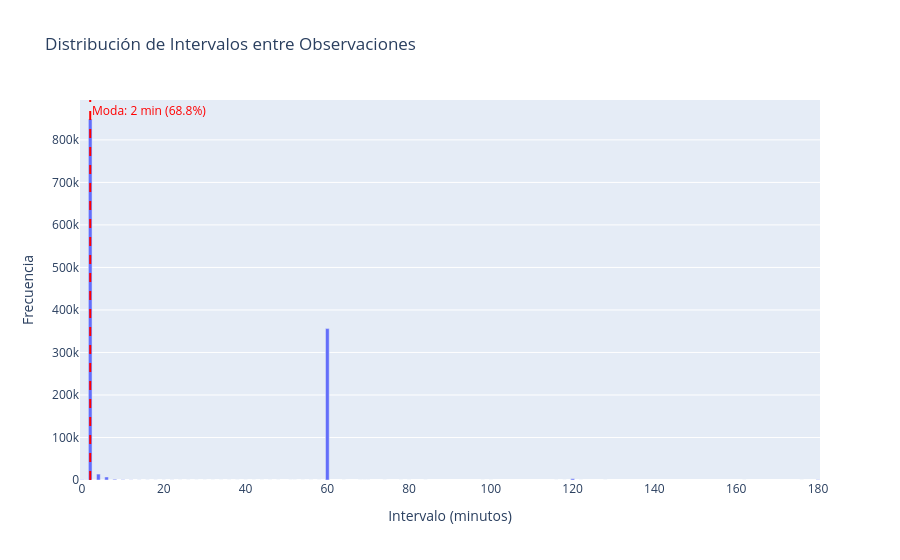

Notebook code cell kept with this figure:
### Markdown cell above
### 📊 Distribución de Intervalos entre Observaciones

Analizamos la distribución estadística de los intervalos entre observaciones
para identificar la frecuencia de medición predominante en el sistema y
detectar comportamientos atípicos.

Una distribución saludable debería mostrar alta concentración alrededor
del intervalo de medición esperado, con poca dispersión. Distribuciones
multimodales o con alta dispersión indican inconsistencias en la
frecuencia de medición.

### Code cell
query_intervalos_dist = f"""
SELECT
    ROUND(i.intervalo_minutos::numeric, 0)      AS intervalo_minutos,
    COUNT(*)                                     AS frecuencia
FROM mv_intervalos i
WHERE i.intervalo_minutos IS NOT NULL
  AND i.intervalo_minutos <= 180
  AND i.intervalo_inicio >= '{PARAMS['fecha_inicio']}'
  AND i.intervalo_inicio <= '{PARAMS['fecha_fin']}'
GROUP BY ROUND(i.intervalo_minutos::numeric, 0)
ORDER BY intervalo_minutos;
"""

df_intervalos_dist = ejecutar_query(query_intervalos_dist, "distribución de intervalos")

if df_intervalos_dist is not None:
    print("📊 DISTRIBUCIÓN DE INTERVALOS ENTRE OBSERVACIONES")
    print(f"   (intervalos <= 180 minutos)")
    print()

    # Estadísticas de la distribución
    total            = df_intervalos_dist['frecuencia'].sum()
    intervalo_modal  = df_intervalos_dist.loc[
        df_intervalos_dist['frecuencia'].idxmax(), 'intervalo_minutos'
    ]
    pct_modal        = df_intervalos_dist['frecuencia'].max() / total * 100

    # Mediana ponderada por frecuencia
    intervalos_expandidos = np.repeat(
        df_intervalos_dist['intervalo_minutos'].values,
        df_intervalos_dist['frecuencia'].astype(int).values
    )
    mediana = np.median(intervalos_expandidos)

    print(f"\n  Total intervalos analizados   : {total:,}")
    print(f"  Moda                          : {intervalo_modal:.0f} minutos ({pct_modal:.1f}% del total)")
    print(f"  Mediana                       : {mediana:.1f} minutos")

    # Distribución acumulada por rangos
    rangos = [
        ( 0,   5,  "0 - 5 min    (posibles duplicados)"),
        ( 5,  15,  "5 - 15 min   (alta frecuencia)"),
        (15,  60,  "15 - 60 min  (frecuencia normal)"),
        (60, 180,  "60 - 180 min (baja frecuencia)"),
    ]

    print(f"\n  DISTRIBUCIÓN POR RANGOS:")
    for r_min, r_max, etiqueta in rangos:
        mask  = (df_intervalos_dist['intervalo_minutos'] >= r_min) & \
                (df_intervalos_dist['intervalo_minutos'] <  r_max)
        count = df_intervalos_dist.loc[mask, 'frecuencia'].sum()
        pct   = count / total * 100 if total > 0 else 0
        print(f"    {etiqueta}: {count:>10,} ({pct:>5.1f}%)")

    # Visualización
    fig = px.bar(
        df_intervalos_dist,
        x='intervalo_minutos',
        y='frecuencia',
        title='Distribución de Intervalos entre Observaciones',
        labels={
            'intervalo_minutos': 'Intervalo (minutos)',
            'frecuencia':        'Frecuencia'
        }
    )

    # Línea vertical para la moda
    fig.add_vline(
        x=intervalo_modal,
        line_dash='dash',
        line_color='red',
        line_width=2,
        annotation_text=f'Moda: {intervalo_modal:.0f} min ({pct_modal:.1f}%)',
        annotation_position='top right',
        annotation_font_color='red'
    )

    fig.update_layout(
        bargap=0.1,
        legend=dict(
            orientation='h',
            yanchor='bottom',
            y=1.02,
            xanchor='right',
            x=1
        )
    )

    fig.show()

### Figure 1 — Plotly figure (JSON) as saved in the notebook; plotly's stock layout.template omitted (floating-point values rounded to 4 significant figures)
{"data": [{"hovertemplate": "Intervalo (minutos)=%{x}<br>Frecuencia=%{y}<extra></extra>", "legendgroup": "", "marker": {"color": "#636efa", "pattern": {"shape": ""}}, "name": "", "orientation": "v", "showlegend": false, "textposition": "auto", "type": "bar", "x": [0.0, 1.0, 2.0, 3.0, 4.0, 5.0, 6.0, 7.0, 8.0, 10.0, 12.0, 14.0, 16.0, 18.0, 20.0, 22.0, 24.0, 26.0, 28.0, 30.0, 32.0, 34.0, 36.0, 38.0, 40.0, 42.0, 44.0, 46.0, 48.0, 51.0, 52.0, 54.0, 56.0, 58.0, 60.0, 64.0, 68.0, 69.0, 70.0, 74.0, 78.0, 80.0, 84.0, 98.0, 100.0, 116.0, 118.0, 120.0, 122.0, 128.0, 162.0, 176.0, 180.0], "xaxis": "x", "y": [638, 332, 849163, 33, 13976, 6, 7115, 1, 1709, 675, 313, 172, 109, 98, 88, 143, 46, 12, 8, 8, 3, 6, 3, 2, 3, 5, 3, 6, 3, 1, 4, 2, 4, 1, 356132, 2, 1, 1, 1, 1, 3, 1, 1, 2, 1, 2, 1, 3156, 1, 1, 1, 1, 688], "yaxis": "y"}], "layout": {"annotations": [{"font": {"color": "red"}, "showarrow": false, "text": "Moda: 2 min (68.8%)", "x": 2, "xanchor": "left", "xref": "x", "y": 1, "yanchor": "top", "yref": "y domain"}], "bargap": 0.1, "barmode": "relative", "legend": {"orientation": "h", "tracegroupgap": 0, "x": 1, "xanchor": "right", "y": 1.02, "yanchor": "bottom"}, "shapes": [{"line": {"color": "red", "dash": "dash", "width": 2}, "type": "line", "x0": 2, "x1": 2, "xref": "x", "y0": 0, "y1": 1, "yref": "y domain"}], "title": {"text": "Distribución de Intervalos entre Observaciones"}, "xaxis": {"anchor": "y", "domain": [0, 1], "title": {"text": "Intervalo (minutos)"}}, "yaxis": {"anchor": "x", "domain": [0, 1], "title": {"text": "Frecuencia"}}}}
